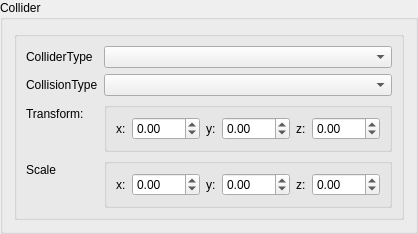
            <widget class="QGroupBox" name="ColliderBox">
             <property name="title">
              <string>Collider</string>
             </property>
             <layout class="QVBoxLayout" name="verticalLayout_8">
              <item>
               <widget class="QGroupBox" name="groupBox">
                <property name="title">
                 <string/>
                </property>
                <layout class="QFormLayout" name="formLayout_5">
                 <item row="0" column="0">
                  <widget class="QLabel" name="label">
                   <property name="text">
                    <string>ColliderType</string>
                   </property>
                  </widget>
                 </item>
                 <item row="0" column="1">
                  <widget class="QComboBox" name="Collider_Combo">
                   <property name="editable">
                    <bool>false</bool>
                   </property>
                   <property name="maxVisibleItems">
                    <number>1000</number>
                   </property>
                  </widget>
                 </item>
                 <item row="1" column="0">
                  <widget class="QLabel" name="label_3">
                   <property name="text">
                    <string>CollisionType</string>
                   </property>
                  </widget>
                 </item>
                 <item row="1" column="1">
                  <widget class="QComboBox" name="CollisionType_combo"/>
                 </item>
                 <item row="3" column="0">
                  <widget class="QLabel" name="label_4">
                   <property name="text">
                    <string>Transform:</string>
                   </property>
                  </widget>
                 </item>
                 <item row="3" column="1">
                  <widget class="QGroupBox" name="groupBox_3">
                   <property name="title">
                    <string/>
                   </property>
                   <layout class="QGridLayout" name="gridLayout">
                    <item row="0" column="2">
                     <widget class="QLabel" name="label_6">
                      <property name="maximumSize">
                       <size>
                        <width>10</width>
                        <height>16777215</height>
                       </size>
                      </property>
                      <property name="text">
                       <string>y:</string>
                      </property>
                     </widget>
                    </item>
                    <item row="0" column="0">
                     <widget class="QLabel" name="label_5">
                      <property name="maximumSize">
                       <size>
                        <width>10</width>
                        <height>16777215</height>
                       </size>
                      </property>
                      <property name="text">
                       <string>x:</string>
                      </property>
                     </widget>
                    </item>
                    <item row="0" column="5">
                     <widget class="QDoubleSpinBox" name="doubleSpinBox">
                      <property name="minimum">
                       <double>-999.000000000000000</double>
                      </property>
                      <property name="maximum">
                       <double>999.000000000000000</double>
                      </property>
                     </widget>
                    </item>
                    <item row="0" column="1">
                     <widget class="QDoubleSpinBox" name="doubleSpinBox_3">
                      <property name="minimum">
                       <double>-999.000000000000000</double>
                      </property>
                      <property name="maximum">
                       <double>999.000000000000000</double>
                      </property>
                     </widget>
                    </item>
                    <item row="0" column="3">
                     <widget class="QDoubleSpinBox" name="doubleSpinBox_2">
                      <property name="minimum">
                       <double>-999.000000000000000</double>
                      </property>
                      <property name="maximum">
                       <double>999.000000000000000</double>
                      </property>
                     </widget>
                    </item>
                    <item row="0" column="4">
                     <widget class="QLabel" name="label_7">
                      <property name="maximumSize">
                       <size>
                        <width>10</width>
                        <height>16777215</height>
                       </size>
                      </property>
                      <property name="text">
                       <string>z:</string>
                      </property>
                     </widget>
                    </item>
                   </layout>
                  </widget>
                 </item>
                 <item row="5" column="0">
                  <widget class="QLabel" name="ColliderXscale">
                   <property name="text">
                    <string>Scale</string>
                   </property>
                  </widget>
                 </item>
                 <item row="5" column="1">
                  <widget class="QGroupBox" name="groupBox_4">
                   <property name="title">
                    <string/>
                   </property>
                   <layout class="QGridLayout" name="gridLayout_2">
                    <item row="0" column="1">
                     <widget class="QDoubleSpinBox" name="doubleSpinBox_6">
                      <property name="minimum">
                       <double>-999.000000000000000</double>
                      </property>
                      <property name="maximum">
                       <double>999.000000000000000</double>
                      </property>
                     </widget>
                    </item>
                    <item row="0" column="5">
                     <widget class="QDoubleSpinBox" name="doubleSpinBox_4">
                      <property name="minimum">
                       <double>-999.000000000000000</double>
                      </property>
                      <property name="maximum">
                       <double>999.000000000000000</double>
                      </property>
                     </widget>
                    </item>
                    <item row="0" column="2">
                     <widget class="QLabel" name="label_9">
                      <property name="maximumSize">
                       <size>
                        <width>10</width>
                        <height>16777215</height>
                       </size>
                      </property>
                      <property name="text">
                       <string>y:</string>
                      </property>
                     </widget>
                    </item>
                    <item row="0" column="0">
                     <widget class="QLabel" name="label_8">
                      <property name="maximumSize">
                       <size>
                        <width>10</width>
                        <height>16777215</height>
                       </size>
                      </property>
                      <property name="text">
                       <string>x:</string>
                      </property>
                     </widget>
                    </item>
                    <item row="0" column="3">
                     <widget class="QDoubleSpinBox" name="doubleSpinBox_5">
                      <property name="minimum">
                       <double>-999.000000000000000</double>
                      </property>
                      <property name="maximum">
                       <double>999.000000000000000</double>
                      </property>
                     </widget>
                    </item>
                    <item row="0" column="4">
                     <widget class="QLabel" name="label_10">
                      <property name="maximumSize">
                       <size>
                        <width>10</width>
                        <height>16777215</height>
                       </size>
                      </property>
                      <property name="text">
                       <string>z:</string>
                      </property>
                     </widget>
                    </item>
                   </layout>
                  </widget>
                 </item>
                </layout>
               </widget>
              </item>
             </layout>
            </widget>
